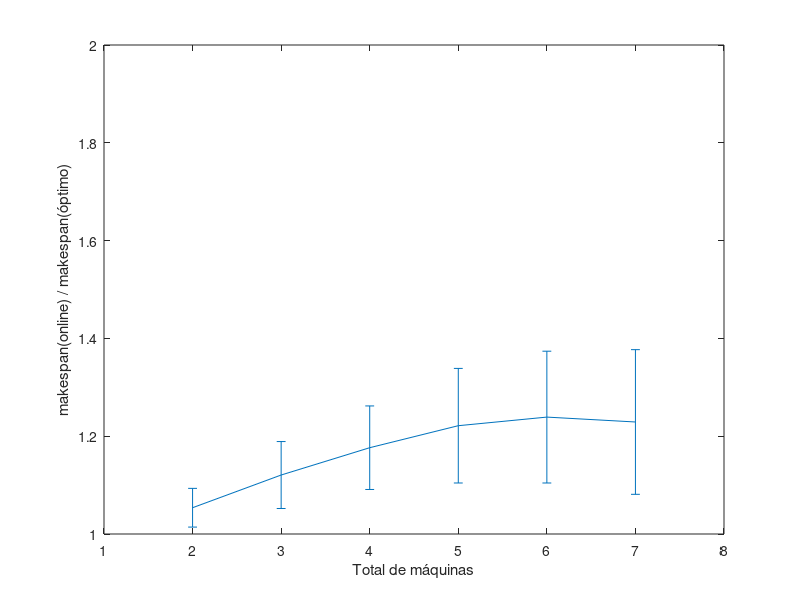

Write the MATLAB code that produced this figure.
load E2M12J;
load E3M12J;
load E4M12J;
load E5M12J;
load E6M12J;
load E7M12J;

res(1,:) = E2M12J(:,2)./E2M12J(:,1);
res(2,:) = E3M12J(:,2)./E3M12J(:,1);
res(3,:) = E4M12J(:,2)./E4M12J(:,1);
res(4,:) = E5M12J(:,2)./E5M12J(:,1);
res(5,:) = E6M12J(:,2)./E6M12J(:,1);
res(6,:) = E7M12J(:,2)./E7M12J(:,1);

for i = 1:6
    m(i) = mean(res(i,:));
    s(i) = std(res(i,:));
endfor

x = 2:1:7;

errorbar(x, m, s)
axis([1 8 1 2])
xlabel ("Total de máquinas");
ylabel ("makespan(online) / makespan(óptimo)");
print -dsvg fig2.svg
